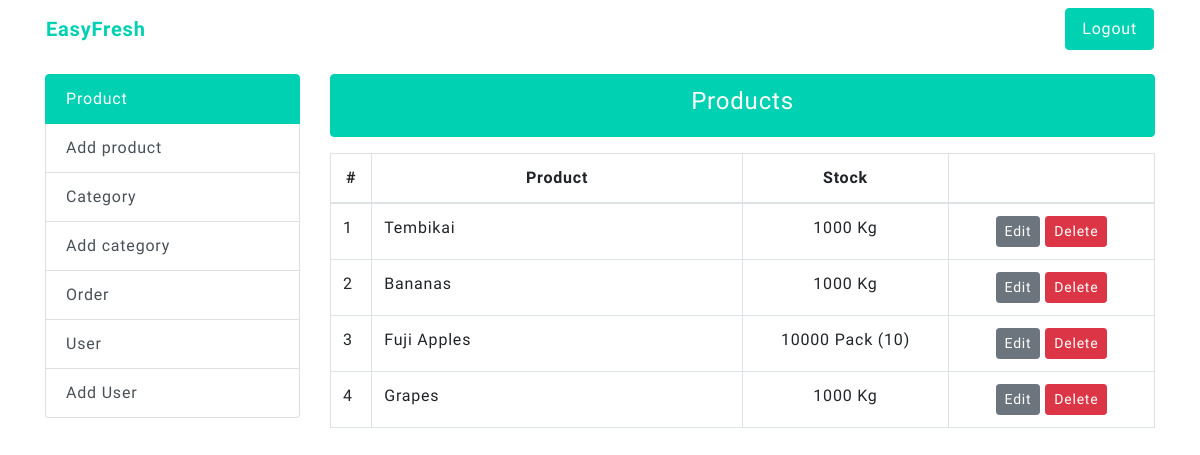
Page /admin/ (signed in) on the committed database.
### tables this page shows
CREATE TABLE `products` (
  `id` int(11) NOT NULL,
  `name` varchar(255) NOT NULL,
  `price` decimal(5,2) NOT NULL,
  `stock` int(11) NOT NULL,
  `measurement` varchar(50) NOT NULL,
  `summary` text NOT NULL,
  `description` text NOT NULL,
  `photo` varchar(255) NOT NULL,
  `category_id` int(11) NOT NULL
);

### admin/functions/products.php (called while the page is built)
<?php
require_once($_SERVER['DOCUMENT_ROOT'].'/database-connection.php');
if(isset($_GET['category'])) {
	$sql = "SELECT * FROM products WHERE category_id=$category_id";
} else {
	$sql = "SELECT * FROM products";
}
$products = $conn->query($sql);

### admin/index.php (the view, shortened to what this page needs)
<?php
require_once($_SERVER['DOCUMENT_ROOT'].'/admin/functions/products.php');
?>
<?php require_once($_SERVER['DOCUMENT_ROOT'].'/partials/header.php') ?>
<div class="container">
	<div class="row mb-3">
		<?php require_once($abs_path.'/admin/partials/navigation.php') ?>
	</div>
	<div class="row">
		<div class="col-sm-3">
			<?php require_once($abs_path.'/admin/partials/sidebar-menu.php') ?>
		</div>
		<div class="col-sm-9">
			<ul class="list-group mb-3">
				<li class="list-group-item active text-center">
					<h4>Products</h4>
				</li>
			</ul>
			<div class="row">
				<div class="col-12">
					<table class="table table-bordered">
						<thead>
							<tr>
								<th class="text-center" width="5%">#</th>
								<th class="text-center" width="45%">Product</th>
								<th class="text-center" width="25%">Stock</th>
								<th class="text-center" width="25%"></th>
							</tr>
						</thead>
						<tbody>
							<?php if ($products->num_rows > 0) : ?>
								<?php while($row = $products->fetch_assoc()) : ?>
								<tr>
									<td><?php echo $row["id"] ?></td>
									<td><?php echo $row["name"] ?></td>
									<td class="text-center"><?php echo $row["stock"] ?> <?php echo $row["measurement"] ?></td>
									<td class="text-center">
										<a class="btn btn-secondary btn-sm" href="/admin/products-create.php?id=<?php echo $row["id"] ?>">Edit</a>
										<a class="btn btn-danger btn-sm" href="/admin/functions/products-delete.php?id=<?php echo $row["id"] ?>">Delete</a>
									</td>
								</tr>
								<?php endwhile ?>
							<?php else : ?>
							<tr>
								<td colspan="4" class="text-center">No items found</td>
							</tr>
							<?php endif ?>
						</tbody>
					</table>
				</div>
			</div>
		</div>
	</div>
</div>
<?php require_once($abs_path.'/partials/footer.php') ?>

### css/main.css (style rules this page uses)
body { font-family: 'Muli'; letter-spacing: 0.05rem; }
.btn.btn-primary, .list-group-item.active { background: #00d1b2 !important; border-color: #00d1b2 !important; }
.no-deco, a { text-decoration: none !important; }
a { color: #00d1b2; transition-duration: 300ms; }

### rows in the picture
products: id "1", name "Tembikai", stock "1000", measurement "Kg"
products: id "2", name "Bananas", stock "1000", measurement "Kg"
products: id "3", name "Fuji Apples", stock "10000", measurement "Pack (10)"
products: id "4", name "Grapes", stock "1000", measurement "Kg"
